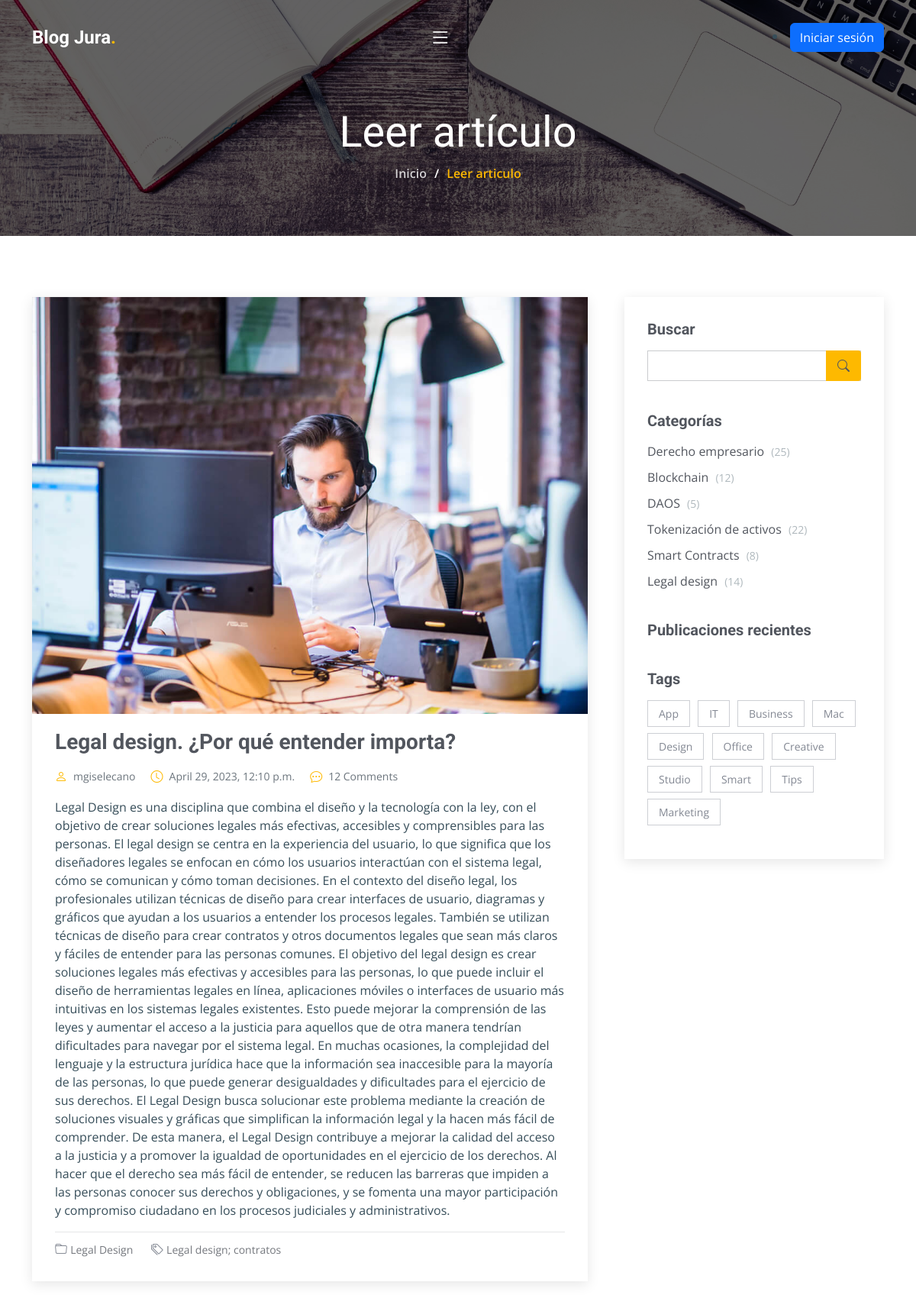
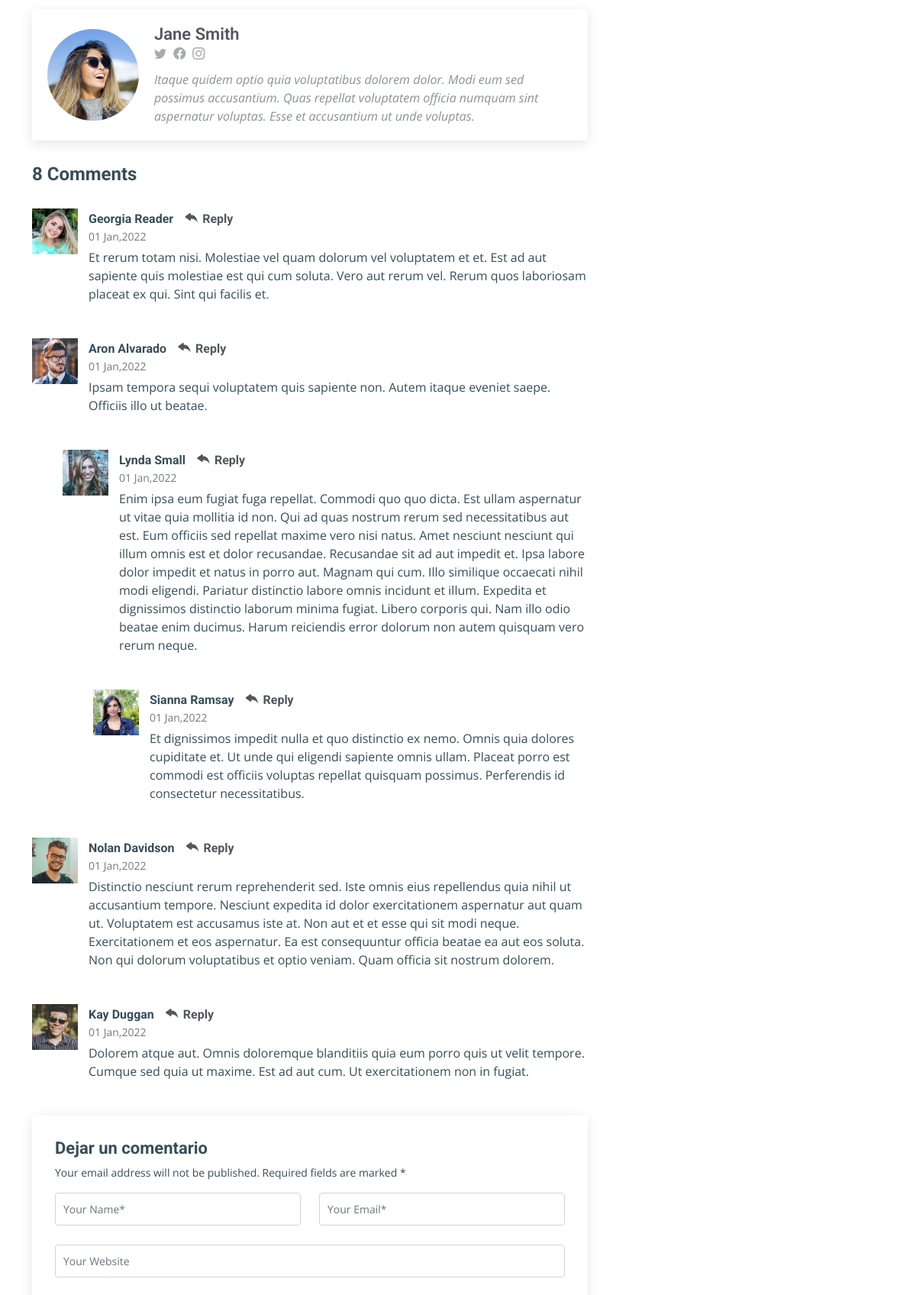
Page /blog/blog/post/5/ (upper part) on the committed database (2 pictures, top to bottom).
### users_app/models.py (models this page shows, shortened)
class Post(models.Model):
    title = models.CharField(max_length=100, verbose_name="Título")
    content = models.TextField(verbose_name="Contenido")
    pub_date = models.DateTimeField(default=datetime.now, blank=True, verbose_name="Fecha de Publicación")
    author = models.ForeignKey(Author, on_delete=models.CASCADE, verbose_name="Autor")
    tags = models.CharField(default=None, max_length=200, blank=True, verbose_name="Etiquetas")
    category = models.CharField(default="Actualidad", max_length=50, blank=True, verbose_name="Categoría")
    class Meta:
        verbose_name= "Articulo"

class Author(models.Model):
    num_followers = models.IntegerField(default=0,)
    expertise = models.CharField(max_length=100, blank=True, null=True, verbose_name="Especialización")
    academic_titles = models.CharField(max_length=100, blank=True, null=True, verbose_name="Profesión")
    pseudonym = models.CharField(max_length=100, null=True, verbose_name="Alias")
    def __str__(self):
        return self.pseudonym
    class Meta:   #nos permite modificar el comportamiento de la clase en el admin
      verbose_name= "Autor"
      verbose_name_plural = "Autores"
      ordering = ("pseudonym",)  #recibe una tupla
      unique_together = ["pseudonym",]   #puede recibir lista o tupla

### users_app/views.py (the view)
# urls.py: path('blog/post/<int:pk>/', Post_detail.as_view(), name='Leer mas'),
class Post_detail(DetailView):
    model = Post
    template_name = "post_detail.html"
    context_object_name = "post_detail_view"

### users_app/templates/post_detail.html (shortened to what this page needs)
{% extends 'main.html' %}
{% load static %}
{% block contenidoquecambia %}
    <div class="breadcrumbs d-flex align-items-center" style="background-image: url({% static 'assets/img/book2.jpg' %});">
      <div class="container position-relative d-flex flex-column align-items-center" data-aos="fade">
        <h2>Leer artículo</h2>
        <ol>
          <li><a href="{% url 'Inicio' %}">Inicio</a></li>
          <li>Leer articulo</li>
        </ol>
      </div>
    </div>
<section id="blog" class="blog">
  <div class="container" data-aos="fade-up" data-aos-delay="100">
    <div class="row g-5">
      <div class="col-lg-8">
        <article class="blog-details">
          <div class="post-img">
            <img src="{% static 'assets/img/blog/blog-1.jpg' %}" alt="" class="img-fluid">
          </div>
          <h2 class="title">{{post_detail_view.title}}</h2>
          <div class="meta-top">
            <ul>
              <li class="d-flex align-items-center"><i class="bi bi-person"></i> <a href="blog-details.html">{{post_detail_view.author}}</a></li>
              <li class="d-flex align-items-center"><i class="bi bi-clock"></i> <a href="blog-details.html"><time
                    datetime="2020-01-01">{{post_detail_view.pub_date}}</time></a></li>
              <li class="d-flex align-items-center"><i class="bi bi-chat-dots"></i> <a href="blog-details.html">12
                  Comments</a></li>
            </ul>
          </div>
          <div class="content">
            <p>
              {{ post_detail_view.content }}
            </p>
          </div>
          <div class="meta-bottom">
            <i class="bi bi-folder"></i>
            <ul class="cats">
              <li><a href="#">{{ post_detail_view.category }}</a></li>
            </ul>
            <i class="bi bi-tags"></i>
            <ul class="tags">
              <li><a href="Lista_post">{{ post_detail_view.tags }}</a></li>
          </div>
        </article>
        <div class="post-author d-flex align-items-center">
          <img src="assets/img/blog/blog-author.jpg" class="rounded-circle flex-shrink-0" alt="">
          <div>
            <h4>Jane Smith</h4>
            <div class="social-links">
              <a href="https://twitters.com/#"><i class="bi bi-twitter"></i></a>
              <a href="https://facebook.com/#"><i class="bi bi-facebook"></i></a>
              <a href="https://instagram.com/#"><i class="biu bi-instagram"></i></a>
            </div>
            <p>
              Itaque quidem optio quia voluptatibus dolorem dolor. Modi eum sed possimus accusantium. Quas repellat
              voluptatem officia numquam sint aspernatur voluptas. Esse et accusantium ut unde voluptas.
            </p>
          </div>
        </div>
        <div class="comments">
          <h4 class="comments-count">8 Comments</h4>
          <div id="comment-1" class="comment">
            <div class="d-flex">
              <div class="comment-img"><img src="assets/img/blog/comments-1.jpg" alt=""></div>
              <div>
                <h5><a href="">Georgia Reader</a> <a href="#" class="reply"><i class="bi bi-reply-fill"></i>
                    Reply</a></h5>
                <time datetime="2020-01-01">01 Jan,2022</time>
                <p>
                  Et rerum totam nisi. Molestiae vel quam dolorum vel voluptatem et et. Est ad aut sapiente quis
                  molestiae est qui cum soluta.
                  Vero aut rerum vel. Rerum quos laboriosam placeat ex qui. Sint qui facilis et.
                </p>
              </div>
            </div>
          </div>
          <div id="comment-2" class="comment">
            <div class="d-flex">
              <div class="comment-img"><img src="assets/img/blog/comments-2.jpg" alt=""></div>
              <div>
                <h5><a href="">Aron Alvarado</a> <a href="#" class="reply"><i class="bi bi-reply-fill"></i>
                    Reply</a></h5>
                <time datetime="2020-01-01">01 Jan,2022</time>
                <p>
                  Ipsam tempora sequi voluptatem quis sapiente non. Autem itaque eveniet saepe. Officiis illo ut
                  beatae.
                </p>
              </div>
            </div>
            <div id="comment-reply-1" class="comment comment-reply">
              <div class="d-flex">
                <div class="comment-img"><img src="assets/img/blog/comments-3.jpg" alt=""></div>
                <div>
                  <h5><a href="">Lynda Small</a> <a href="#" class="reply"><i class="bi bi-reply-fill"></i>
                      Reply</a></h5>
                  <time datetime="2020-01-01">01 Jan,2022</time>
                  <p>
                    Enim ipsa eum fugiat fuga repellat. Commodi quo quo dicta. Est ullam aspernatur ut vitae quia
                    mollitia id non. Qui ad quas nostrum rerum sed necessitatibus aut est. Eum officiis sed repellat
                    maxime vero nisi natus. Amet nesciunt nesciunt qui illum omnis est et dolor recusandae.
                    Recusandae sit ad aut impedit et. Ipsa labore dolor impedit et natus in porro aut. Magnam qui
                    cum. Illo similique occaecati nihil modi eligendi. Pariatur distinctio labore omnis incidunt et
                    illum. Expedita et dignissimos distinctio laborum minima fugiat.
                    Libero corporis qui. Nam illo odio beatae enim ducimus. Harum reiciendis error dolorum non autem
                    quisquam vero rerum neque.
                  </p>
                </div>
              </div>
              <div id="comment-reply-2" class="comment comment-reply">
                <div class="d-flex">
                  <div class="comment-img"><img src="assets/img/blog/comments-4.jpg" alt=""></div>
                  <div>
                    <h5><a href="">Sianna Ramsay</a> <a href="#" class="reply"><i class="bi bi-reply-fill"></i>
                        Reply</a></h5>
                    <time datetime="2020-01-01">01 Jan,2022</time>
                    <p>
                      Et dignissimos impedit nulla et quo distinctio ex nemo. Omnis quia dolores cupiditate et. Ut
                      unde qui eligendi sapiente omnis ullam. Placeat porro est commodi est officiis voluptas
                      repellat quisquam possimus. Perferendis id consectetur necessitatibus.
                    </p>
                  </div>
                </div>
              </div>
            </div>
          </div>
          <div id="comment-3" class="comment">
            <div class="d-flex">
              <div class="comment-img"><img src="assets/img/blog/comments-5.jpg" alt=""></div>
              <div>
                <h5><a href="">Nolan Davidson</a> <a href="#" class="reply"><i class="bi bi-reply-fill"></i>
                    Reply</a></h5>
                <time datetime="2020-01-01">01 Jan,2022</time>
                <p>
                  Distinctio nesciunt rerum reprehenderit sed. Iste omnis eius repellendus quia nihil ut accusantium
                  tempore. Nesciunt expedita id dolor exercitationem aspernatur aut quam ut. Voluptatem est
                  accusamus iste at.
                  Non aut et et esse qui sit modi neque. Exercitationem et eos aspernatur. Ea est consequuntur
                  officia beatae ea aut eos soluta. Non qui dolorum voluptatibus et optio veniam. Quam officia sit
                  nostrum dolorem.
                </p>
              </div>
            </div>
          </div>
          <div id="comment-4" class="comment">
            <div class="d-flex">
              <div class="comment-img"><img src="assets/img/blog/comments-6.jpg" alt=""></div>
              <div>
                <h5><a href="">Kay Duggan</a> <a href="#" class="reply"><i class="bi bi-reply-fill"></i> Reply</a>
                </h5>
                <time datetime="2020-01-01">01 Jan,2022</time>
                <p>
                  Dolorem atque aut. Omnis doloremque blanditiis quia eum porro quis ut velit tempore. Cumque sed
                  quia ut maxime. Est ad aut cum. Ut exercitationem non in fugiat.
                </p>
              </div>
            </div>
          </div>
          <div class="reply-form">
            <h4>Dejar un comentario</h4>
            <p>Your email address will not be published. Required fields are marked * </p>
            <form action="">
              <div class="row">
                <div class="col-md-6 form-group">
                  <input name="name" type="text" class="form-control" placeholder="Your Name*">
                </div>
                <div class="col-md-6 form-group">
                  <input name="email" type="text" class="form-control" placeholder="Your Email*">
                </div>
              </div>
              <div class="row">
                <div class="col form-group">
                  <input name="website" type="text" class="form-control" placeholder="Your Website">
                </div>
              </div>
            </form>
          </div>
        </div>
      </div>
      <div class="col-lg-4">
        <div class="sidebar">
          <div class="sidebar-item search-form">
            <h3 class="sidebar-title">Buscar</h3>
            <form action="" class="mt-3">
              <input type="text">
              <button type="submit"><i class="bi bi-search"></i></button>
            </form>
          </div>
          <div class="sidebar-item categories">
            <h3 class="sidebar-title">Categorías</h3>
            <ul class="mt-3">
              <li><a href="#">Derecho empresario <span>(25)</span></a></li>
              <li><a href="#">Blockchain <span>(12)</span></a></li>
              <li><a href="#">DAOS <span>(5)</span></a></li>
              <li><a href="#">Tokenización de activos <span>(22)</span></a></li>
              <li><a href="#">Smart Contracts <span>(8)</span></a></li>
              <li><a href="#">Legal design <span>(14)</span></a></li>
            </ul>
          </div>
          <div class="sidebar-item recent-posts">
            <h3 class="sidebar-title">Publicaciones recientes</h3>
          </div>
          <div class="sidebar-item tags">
            <h3 class="sidebar-title">Tags</h3>
            <ul class="mt-3">
              <li><a href="#">App</a></li>
              <li><a href="#">IT</a></li>
              <li><a href="#">Business</a></li>
              <li><a href="#">Mac</a></li>
              <li><a href="#">Design</a></li>
              <li><a href="#">Office</a></li>
              <li><a href="#">Creative</a></li>
              <li><a href="#">Studio</a></li>
              <li><a href="#">Smart</a></li>
              <li><a href="#">Tips</a></li>
              <li><a href="#">Marketing</a></li>
            </ul>
          </div>
        </div>
      </div>
    </div>
  </div>
</section>
{% endblock contenidoquecambia %}

### rows in the picture
Post: title "Legal design. ¿Por qué entender importa?", author "mgiselecano", pub_date "April 29, 2023, 12:10 p.m.", content "Legal Design es una disciplina que combina el diseño y la tecnología con la ley, con el objetivo de crear soluciones legales más efectivas, accesibles y comprensibles para las personas. El legal design se centra en la experiencia del usuario, lo que significa que los diseñadores legales se enfocan en cómo los usuarios interactúan con el sistema legal, cómo se comunican y cómo toman decisiones. En el contexto del diseño legal, los profesionales utilizan técnicas de diseño para crear interfaces de usuario, diagramas y gráficos que ayudan a los usuarios a entender los procesos legales. También se utilizan técnicas de diseño para crear contratos y otros documentos legales que sean más claros y…", category "Legal Design", tags "Legal design; contratos"
